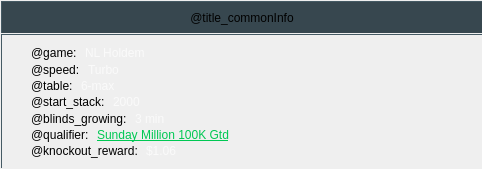
    <widget class="QWidget" name="leftPanelPart" native="true">
     <property name="minimumSize">
      <size>
       <width>308</width>
       <height>169</height>
      </size>
     </property>
     <property name="maximumSize">
      <size>
       <width>482</width>
       <height>169</height>
      </size>
     </property>
     <property name="styleSheet">
      <string notr="true">#leftPanelPart &gt; .QWidget {
	background-color: #37474f;
border-top: 1px solid #455a64;
border-left: 1px solid #455a64;
}</string>
     </property>
     <layout class="QVBoxLayout" name="verticalLayout" stretch="0,1">
      <property name="spacing">
       <number>1</number>
      </property>
      <property name="leftMargin">
       <number>1</number>
      </property>
      <property name="topMargin">
       <number>1</number>
      </property>
      <property name="rightMargin">
       <number>0</number>
      </property>
      <property name="bottomMargin">
       <number>0</number>
      </property>
      <item alignment="Qt::AlignBottom">
       <widget class="QLabel" name="left_header">
        <property name="minimumSize">
         <size>
          <width>0</width>
          <height>32</height>
         </size>
        </property>
        <property name="maximumSize">
         <size>
          <width>16777215</width>
          <height>32</height>
         </size>
        </property>
        <property name="styleSheet">
         <string notr="true">QLabel {
   	background-color: #37474f;
border-top: 1px solid #455a64;
border-left: 1px solid #455a64;
font: 600 16px &quot;Open Sans&quot;;
}</string>
        </property>
        <property name="text">
         <string>@title_commonInfo</string>
        </property>
        <property name="alignment">
         <set>Qt::AlignCenter</set>
        </property>
       </widget>
      </item>
      <item alignment="Qt::AlignBottom">
       <widget class="EntityWidget" name="solid">
        <property name="minimumSize">
         <size>
          <width>481</width>
          <height>136</height>
         </size>
        </property>
        <property name="maximumSize">
         <size>
          <width>481</width>
          <height>136</height>
         </size>
        </property>
        <property name="backgroundColor">
         <color>
          <red>55</red>
          <green>71</green>
          <blue>79</blue>
         </color>
        </property>
        <widget class="QWidget" name="left_info" native="true">
         <property name="geometry">
          <rect>
           <x>0</x>
           <y>0</y>
           <width>481</width>
           <height>134</height>
          </rect>
         </property>
         <property name="minimumSize">
          <size>
           <width>308</width>
           <height>134</height>
          </size>
         </property>
         <property name="maximumSize">
          <size>
           <width>16777215</width>
           <height>135</height>
          </size>
         </property>
         <property name="styleSheet">
          <string notr="true">QWidget#left_info {
	
border-top: 1px solid #455a64;
border-left: 1px solid #455a64;
}</string>
         </property>
         <layout class="QVBoxLayout" name="verticalLayout_2" stretch="0,0,0,0,0,0,0,1">
          <property name="spacing">
           <number>0</number>
          </property>
          <property name="leftMargin">
           <number>10</number>
          </property>
          <property name="topMargin">
           <number>10</number>
          </property>
          <property name="rightMargin">
           <number>10</number>
          </property>
          <property name="bottomMargin">
           <number>10</number>
          </property>
          <item alignment="Qt::AlignLeft">
           <widget class="QWidget" name="game" native="true">
            <layout class="QHBoxLayout" name="horizontalLayout" stretch="0,1">
             <property name="spacing">
              <number>5</number>
             </property>
             <property name="leftMargin">
              <number>1</number>
             </property>
             <property name="topMargin">
              <number>1</number>
             </property>
             <property name="rightMargin">
              <number>1</number>
             </property>
             <property name="bottomMargin">
              <number>1</number>
             </property>
             <item alignment="Qt::AlignLeft|Qt::AlignTop">
              <widget class="QLabel" name="msg_game">
               <property name="minimumSize">
                <size>
                 <width>50</width>
                 <height>16</height>
                </size>
               </property>
               <property name="styleSheet">
                <string notr="true">QLabel {
    background-image:url(:/textures/Common/Tournament/icon_game.png);
    background-position: left;
    background-origin: border;
    background-repeat: no-repeat;
    padding-left: 16px;
    font: 12px &quot;Opan Sans&quot;;
    
}</string>
               </property>
               <property name="text">
                <string>@game:</string>
               </property>
              </widget>
             </item>
             <item alignment="Qt::AlignLeft|Qt::AlignTop">
              <widget class="QLabel" name="value_game">
               <property name="minimumSize">
                <size>
                 <width>50</width>
                 <height>16</height>
                </size>
               </property>
               <property name="styleSheet">
                <string notr="true">QLabel {
    font: 12px &quot;Opan Sans&quot;;
    color: #fafafa;
}</string>
               </property>
               <property name="text">
                <string notr="true">NL Holdem</string>
               </property>
              </widget>
             </item>
            </layout>
           </widget>
          </item>
          <item alignment="Qt::AlignLeft|Qt::AlignTop">
           <widget class="QWidget" name="speed" native="true">
            <layout class="QHBoxLayout" name="horizontalLayout_5" stretch="0,1">
             <property name="spacing">
              <number>5</number>
             </property>
             <property name="leftMargin">
              <number>1</number>
             </property>
             <property name="topMargin">
              <number>1</number>
             </property>
             <property name="rightMargin">
              <number>1</number>
             </property>
             <property name="bottomMargin">
              <number>1</number>
             </property>
             <item alignment="Qt::AlignLeft|Qt::AlignTop">
              <widget class="QLabel" name="msg_speed">
               <property name="minimumSize">
                <size>
                 <width>50</width>
                 <height>16</height>
                </size>
               </property>
               <property name="styleSheet">
                <string notr="true">QLabel {
    background-image: url(:/textures/Common/Tournament/icon_speed.png);
    background-position: left;
    background-origin: border;
    background-repeat: no-repeat;
    padding-left: 16px;
    font: 12px &quot;Opan Sans&quot;;
    
}</string>
               </property>
               <property name="text">
                <string>@speed:</string>
               </property>
              </widget>
             </item>
             <item alignment="Qt::AlignLeft|Qt::AlignTop">
              <widget class="QLabel" name="value_speed">
               <property name="minimumSize">
                <size>
                 <width>50</width>
                 <height>16</height>
                </size>
               </property>
               <property name="styleSheet">
                <string notr="true">QLabel {
    font: 12px &quot;Opan Sans&quot;;
    color: #fafafa;
}</string>
               </property>
               <property name="text">
                <string notr="true">Turbo</string>
               </property>
              </widget>
             </item>
            </layout>
           </widget>
          </item>
          <item alignment="Qt::AlignLeft|Qt::AlignTop">
           <widget class="QWidget" name="table" native="true">
            <layout class="QHBoxLayout" name="horizontalLayout_6" stretch="0,1">
             <property name="spacing">
              <number>5</number>
             </property>
             <property name="leftMargin">
              <number>1</number>
             </property>
             <property name="topMargin">
              <number>1</number>
             </property>
             <property name="rightMargin">
              <number>1</number>
             </property>
             <property name="bottomMargin">
              <number>1</number>
             </property>
             <item alignment="Qt::AlignLeft|Qt::AlignTop">
              <widget class="QLabel" name="msg_table">
               <property name="minimumSize">
                <size>
                 <width>50</width>
                 <height>16</height>
                </size>
               </property>
               <property name="styleSheet">
                <string notr="true">QLabel {
    background-image: url(:/textures/Common/Tournament/icon_table.png);
    background-position: left;
    background-origin: border;
    background-repeat: no-repeat;
    padding-left: 16px;
    font: 12px &quot;Opan Sans&quot;;
    
}</string>
               </property>
               <property name="text">
                <string>@table:</string>
               </property>
              </widget>
             </item>
             <item alignment="Qt::AlignLeft|Qt::AlignTop">
              <widget class="QLabel" name="value_table">
               <property name="minimumSize">
                <size>
                 <width>50</width>
                 <height>16</height>
                </size>
               </property>
               <property name="styleSheet">
                <string notr="true">QLabel {
    font: 12px &quot;Opan Sans&quot;;
    color: #fafafa;
}</string>
               </property>
               <property name="text">
                <string notr="true">6-max</string>
               </property>
              </widget>
             </item>
            </layout>
           </widget>
          </item>
          <item alignment="Qt::AlignLeft|Qt::AlignTop">
           <widget class="QWidget" name="start_stack" native="true">
            <layout class="QHBoxLayout" name="horizontalLayout_7" stretch="0,1">
             <property name="spacing">
              <number>5</number>
             </property>
             <property name="leftMargin">
              <number>1</number>
             </property>
             <property name="topMargin">
              <number>1</number>
             </property>
             <property name="rightMargin">
              <number>1</number>
             </property>
             <property name="bottomMargin">
              <number>1</number>
             </property>
             <item alignment="Qt::AlignLeft|Qt::AlignTop">
              <widget class="QLabel" name="msg_start_stack">
               <property name="minimumSize">
                <size>
                 <width>50</width>
                 <height>16</height>
                </size>
               </property>
               <property name="styleSheet">
                <string notr="true">QLabel {
    background-image: url(:/textures/Common/Tournament/icon_start_stack.png);
    background-position: left;
    background-origin: border;
    background-repeat: no-repeat;
    padding-left: 16px;
    font: 12px &quot;Opan Sans&quot;;
    
}</string>
               </property>
               <property name="text">
                <string>@start_stack:</string>
               </property>
              </widget>
             </item>
             <item alignment="Qt::AlignLeft|Qt::AlignTop">
              <widget class="QLabel" name="value_start_stack">
               <property name="minimumSize">
                <size>
                 <width>50</width>
                 <height>16</height>
                </size>
               </property>
               <property name="styleSheet">
                <string notr="true">QLabel {
    font: 12px &quot;Opan Sans&quot;;
    color: #fafafa;
}</string>
               </property>
               <property name="text">
                <string notr="true">&lt;html&gt;&lt;head/&gt;&lt;body&gt;&lt;p&gt;&lt;img src=&quot;:/textures/chip.png&quot;/&gt;&lt;span style=&quot; font-size:9pt;&quot;&gt; 2000 &lt;/span&gt;&lt;/p&gt;&lt;/body&gt;&lt;/html&gt;</string>
               </property>
              </widget>
             </item>
            </layout>
           </widget>
          </item>
          <item alignment="Qt::AlignLeft|Qt::AlignTop">
           <widget class="QWidget" name="blinds_growing" native="true">
            <layout class="QHBoxLayout" name="horizontalLayout_8" stretch="0,1">
             <property name="spacing">
              <number>5</number>
             </property>
             <property name="leftMargin">
              <number>1</number>
             </property>
             <property name="topMargin">
              <number>1</number>
             </property>
             <property name="rightMargin">
              <number>1</number>
             </property>
             <property name="bottomMargin">
              <number>1</number>
             </property>
             <item alignment="Qt::AlignLeft|Qt::AlignTop">
              <widget class="QLabel" name="msg_blinds_growing">
               <property name="minimumSize">
                <size>
                 <width>50</width>
                 <height>16</height>
                </size>
               </property>
               <property name="styleSheet">
                <string notr="true">QLabel {
    background-image: url(:/textures/Common/Tournament/icon_rising_blinds.png);
    background-position: left;
    background-origin: border;
    background-repeat: no-repeat;
    padding-left: 16px;
    font: 12px &quot;Opan Sans&quot;;
    
}</string>
               </property>
               <property name="text">
                <string>@blinds_growing:</string>
               </property>
              </widget>
             </item>
             <item alignment="Qt::AlignLeft|Qt::AlignTop">
              <widget class="QLabel" name="value_blinds_growing">
               <property name="minimumSize">
                <size>
                 <width>50</width>
                 <height>16</height>
                </size>
               </property>
               <property name="styleSheet">
                <string notr="true">QLabel {
    font: 12px &quot;Opan Sans&quot;;
    color: #fafafa;
}</string>
               </property>
               <property name="text">
                <string notr="true">3 min</string>
               </property>
              </widget>
             </item>
            </layout>
           </widget>
          </item>
          <item alignment="Qt::AlignLeft|Qt::AlignTop">
           <widget class="QWidget" name="qualifier" native="true">
            <layout class="QHBoxLayout" name="horizontalLayout_9" stretch="0,1">
             <property name="spacing">
              <number>5</number>
             </property>
             <property name="leftMargin">
              <number>1</number>
             </property>
             <property name="topMargin">
              <number>1</number>
             </property>
             <property name="rightMargin">
              <number>1</number>
             </property>
             <property name="bottomMargin">
              <number>1</number>
             </property>
             <item alignment="Qt::AlignLeft|Qt::AlignTop">
              <widget class="QLabel" name="msg_qualifier">
               <property name="minimumSize">
                <size>
                 <width>50</width>
                 <height>16</height>
                </size>
               </property>
               <property name="styleSheet">
                <string notr="true">QLabel {
    background-image: url(:/textures/Common/Tournament/icon_info_area_2_players.png);
    background-position: left;
    background-origin: border;
    background-repeat: no-repeat;
    padding-left: 16px;
    font: 12px &quot;Opan Sans&quot;;
    
}</string>
               </property>
               <property name="text">
                <string>@qualifier:</string>
               </property>
              </widget>
             </item>
             <item alignment="Qt::AlignLeft|Qt::AlignTop">
              <widget class="QLabel" name="value_qualifier">
               <property name="minimumSize">
                <size>
                 <width>50</width>
                 <height>16</height>
                </size>
               </property>
               <property name="styleSheet">
                <string notr="true">QLabel {
    font: 12px &quot;Opan Sans&quot;;
    color: #fafafa;
}</string>
               </property>
               <property name="text">
                <string notr="true">&lt;html&gt;&lt;head/&gt;&lt;body&gt;&lt;p&gt;&lt;a href=&quot;http://google.com&quot;&gt;&lt;span style=&quot; text-decoration: underline; color:#00c853;&quot;&gt;Sunday Million 100K Gtd&lt;/span&gt;&lt;/a&gt;&lt;/p&gt;&lt;/body&gt;&lt;/html&gt;</string>
               </property>
               <property name="openExternalLinks">
                <bool>true</bool>
               </property>
               <property name="textInteractionFlags">
                <set>Qt::LinksAccessibleByKeyboard|Qt::LinksAccessibleByMouse</set>
               </property>
              </widget>
             </item>
            </layout>
           </widget>
          </item>
          <item alignment="Qt::AlignLeft|Qt::AlignTop">
           <widget class="QWidget" name="knockout" native="true">
            <layout class="QHBoxLayout" name="horizontalLayout_10" stretch="0,1">
             <property name="spacing">
              <number>5</number>
             </property>
             <property name="leftMargin">
              <number>1</number>
             </property>
             <property name="topMargin">
              <number>1</number>
             </property>
             <property name="rightMargin">
              <number>1</number>
             </property>
             <property name="bottomMargin">
              <number>1</number>
             </property>
             <item alignment="Qt::AlignLeft|Qt::AlignTop">
              <widget class="QLabel" name="msg_knockout_reward">
               <property name="minimumSize">
                <size>
                 <width>50</width>
                 <height>16</height>
                </size>
               </property>
               <property name="styleSheet">
                <string notr="true">QLabel {
    background-image: url(:/textures/Common/Tournament/icon_ko_2.png);
    background-position: left;
    background-origin: border;
    background-repeat: no-repeat;
    padding-left: 16px;
    font: 12px &quot;Opan Sans&quot;;
    
}</string>
               </property>
               <property name="text">
                <string>@knockout_reward:</string>
               </property>
              </widget>
             </item>
             <item alignment="Qt::AlignLeft|Qt::AlignTop">
              <widget class="QLabel" name="value_knockout_reward">
               <property name="minimumSize">
                <size>
                 <width>50</width>
                 <height>16</height>
                </size>
               </property>
               <property name="styleSheet">
                <string notr="true">QLabel {
    font: 12px &quot;Opan Sans&quot;;
    color: #fafafa;
}</string>
               </property>
               <property name="text">
                <string notr="true">$1.06</string>
               </property>
              </widget>
             </item>
            </layout>
           </widget>
          </item>
          <item>
           <spacer name="verticalSpacer">
            <property name="orientation">
             <enum>Qt::Vertical</enum>
            </property>
            <property name="sizeHint" stdset="0">
             <size>
              <width>20</width>
              <height>40</height>
             </size>
            </property>
           </spacer>
          </item>
         </layout>
        </widget>
        <widget class="FramedEntity" name="flag">
         <property name="geometry">
          <rect>
           <x>0</x>
           <y>0</y>
           <width>480</width>
           <height>134</height>
          </rect>
         </property>
         <property name="minimumSize">
          <size>
           <width>480</width>
           <height>134</height>
          </size>
         </property>
         <property name="maximumSize">
          <size>
           <width>480</width>
           <height>134</height>
          </size>
         </property>
         <property name="blending">
          <enum>E::Overlay</enum>
         </property>
         <property name="respondable">
          <bool>false</bool>
         </property>
         <property name="pixmap">
          <pixmap resource="../../resources.qrc">:/textures/Common/Tournament/flag_bg.png</pixmap>
         </property>
         <property name="sizeOfFrame">
          <size>
           <width>480</width>
           <height>134</height>
          </size>
         </property>
        </widget>
       </widget>
      </item>
     </layout>
    </widget>
